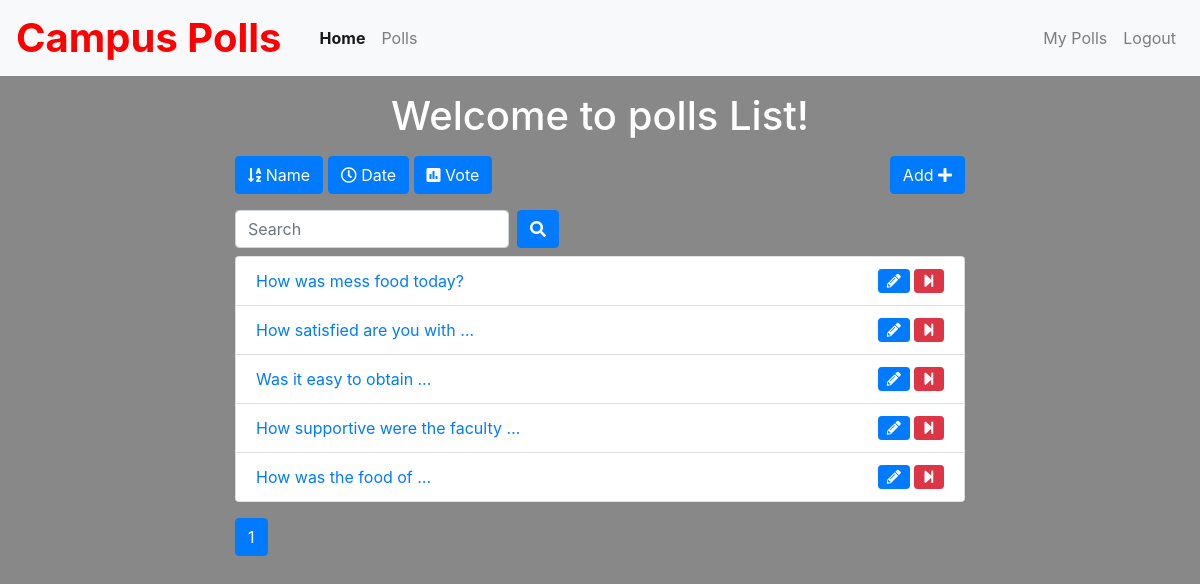
The app's page /polls/list/ (signed in) with its own data.
### polls/models.py (models this page shows, shortened)
class Poll(models.Model):
    owner = models.ForeignKey(User, on_delete=models.CASCADE)
    text = models.TextField()
    pub_date = models.DateTimeField(default=timezone.now)
    active = models.BooleanField(default=True)

### polls/views.py (the view)
# urls.py: path('list/', views.polls_list, name='list'),
@login_required()
def polls_list(request):
    all_polls = Poll.objects.all()
    search_term = ''
    if 'name' in request.GET:
        all_polls = all_polls.order_by('text')
    if 'date' in request.GET:
        all_polls = all_polls.order_by('pub_date')
    if 'vote' in request.GET:
        all_polls = all_polls.annotate(Count('vote')).order_by('vote__count')
    if 'search' in request.GET:
        search_term = request.GET['search']
        all_polls = all_polls.filter(text__icontains=search_term)
    paginator = Paginator(all_polls, 6)  # Show 6 contacts per page
    page = request.GET.get('page')
    polls = paginator.get_page(page)
    get_dict_copy = request.GET.copy()
    params = get_dict_copy.pop('page', True) and get_dict_copy.urlencode()
    print(params)
    context = {
        'polls': polls,
        'params': params,
        'search_term': search_term,
    }
    return render(request, 'polls/polls_list.html', context)

### polls/templates/polls/polls_list.html (shortened to what this page needs)
{% extends 'base.html' %}
{% block content %}
<div class="container">
    <div class="row">
        <div class="col-md-8 offset-sm-2">
            <h1 class="text-center mt-3 mb-3">Welcome to polls List!</h1>
            <a class="btn btn-{% if 'name' in request.GET %}warning{% else %}primary{% endif %} mb-3" href="?name=True"
                role="button"><i class="fas fa-sort-alpha-down"></i>
                Name</a>
            <a class="btn btn-{% if 'date' in request.GET %}warning{% else %}primary{% endif %} mb-3" href="?date=True"
                role="button"><i class="far fa-clock"></i> Date</a>
            <a class="btn btn-{% if 'vote' in request.GET %}warning{% else %}primary{% endif %} mb-3" href="?vote=True"
                role="button"><i class="fas fa-poll"></i> Vote</a>
            <a class="btn btn-primary mb-3 float-right" href="{% url 'polls:add' %}" role="button">Add <i class="fas fa-plus"></i></a>
            <form class="form-inline">
                <div class="form-group mr-sm-2 mb-2">
                    <input type="search" class="form-control" name="search" placeholder="Search" value={{ search_term }}>
                </div>
                <button type="submit" class="btn btn-primary mb-2"><i class="fas fa-search"></i></button>
            </form>
            <ul class="list-group">
                {% for poll in polls %}
                <li class="list-group-item"><a href="{% url 'polls:detail' poll.id %}">{{ poll.text|truncatewords:5 }}
                    </a>
                    {% if request.user == poll.owner %}
                    {% if poll.active %}
                    <a href="{% url 'polls:end_poll' poll.id %}" data-toggle="tooltip" data-placement="top" title="End Poll"
                        onclick="return confirm('Are you sure ?')"><i class="fas fa-step-forward float-right btn btn-danger btn-sm"></i></a>
                    {% endif %}
                    <a href="{% url 'polls:edit' poll.id %}" class="mr-3" data-toggle="tooltip" data-placement="top"
                        title="Edit Poll"><i class="fas fa-pencil-alt float-right btn btn-primary btn-sm mr-1"></i></a>
                    {% endif %}
                </li>
                {% endfor %}
            </ul>
            <nav class="mt-3">
                <ul class="pagination">
                    <li class="page-item active"><a class="page-link" href="">{{ polls.number }}</a></li>
                </ul>
            </nav>
        </div>
    </div>
</div>
{% endblock content %}

### templates/base.html (shortened to what this page needs)
{% load static %}
<!DOCTYPE html>
<html lang="en">
<head>
    <link rel="stylesheet" href="https://maxcdn.bootstrapcdn.com/bootstrap/4.0.0/css/bootstrap.min.css"
>
    <link rel="stylesheet" href="https://use.fontawesome.com/releases/v5.6.3/css/all.css"
>
</head>
<body>
    {% include 'includes/navbar.html' %}
    {% block content %}
    {% endblock content %}
</body>
</html>

### templates/includes/navbar.html (shortened to what this page needs)
<link rel="stylesheet" href="/static/css/home_style.css?{% now "U" %}"/>
<nav class="navbar navbar-expand-sm navbar-light bg-light">
    <a href="{% url 'home'%}">
        <div class="logo"><b style="font-size:40px;color:red;margin-right: 30px;">Campus Polls</b></div>
    <div class="collapse navbar-collapse" id="collapsibleNavId">
        <ul class="navbar-nav mr-auto mt-2 mt-lg-0">
            <li class="nav-item active">
                <a class="nav-link" href="{% url 'home' %}"><b>Home</b><span class="sr-only">(current)</span></a>
            </li>
            {% if request.user.is_authenticated %}
            <li class="nav-item">
                <a class="nav-link" href="{% url 'polls:list' %}">Polls</a>
            </li>
            {% endif %}
        </ul>
        <div class="navbar-nav ml-auto">
            {% if request.user.is_authenticated %}
            <a class="nav-link" href="{% url 'polls:list_by_user' %}">My Polls</a>
            <a class="nav-link" href="{% url 'accounts:logout' %}">Logout</a>
            {% else %}
            <a class="nav-link" href="{% url 'accounts:login' %}">Login</a>
            <a class="nav-link" href="{% url 'accounts:register' %}">Register</a>
            {% endif %}
        </div>
    </div>
</nav>

### static/css/home_style.css (style rules this page uses)
html, body { height:100%; padding: 0; margin: 0; color: white; }
html { background-image: url('../img/background.jpg'); background-size: cover; }
body { background: rgba(0, 0, 0, 0.466); }

### records on screen
Poll: text "How was mess food today?", active True (drawn)
Poll: text "How satisfied are you with …", active True (drawn)
Poll: text "Was it easy to obtain …", active True (drawn)
Poll: text "How supportive were the faculty …", active True (drawn)
Poll: text "How was the food of …", active True (drawn)

### other values on screen
{{ polls.number }} "1"
